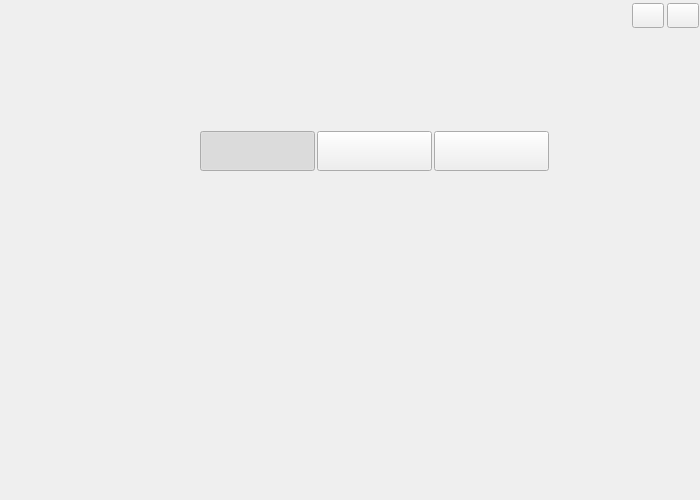
<?xml version="1.0" encoding="UTF-8"?>
<ui version="4.0">
 <class>FormMainCenter</class>
 <widget class="QWidget" name="FormMainCenter">
  <property name="geometry">
   <rect>
    <x>0</x>
    <y>0</y>
    <width>700</width>
    <height>500</height>
   </rect>
  </property>
  <property name="windowTitle">
   <string>Form</string>
  </property>
  <widget class="QWidget" name="horizontalLayoutWidget">
   <property name="geometry">
    <rect>
     <x>630</x>
     <y>0</y>
     <width>71</width>
     <height>31</height>
    </rect>
   </property>
   <layout class="QHBoxLayout" name="horizontalLayout">
    <property name="spacing">
     <number>1</number>
    </property>
    <item>
     <widget class="QPushButton" name="pushButton_min">
      <property name="enabled">
       <bool>true</bool>
      </property>
      <property name="sizePolicy">
       <sizepolicy hsizetype="Fixed" vsizetype="Fixed">
        <horstretch>0</horstretch>
        <verstretch>0</verstretch>
       </sizepolicy>
      </property>
      <property name="minimumSize">
       <size>
        <width>32</width>
        <height>25</height>
       </size>
      </property>
      <property name="maximumSize">
       <size>
        <width>32</width>
        <height>25</height>
       </size>
      </property>
      <property name="iconSize">
       <size>
        <width>32</width>
        <height>25</height>
       </size>
      </property>
     </widget>
    </item>
    <item>
     <widget class="QPushButton" name="pushButton_close">
      <property name="sizePolicy">
       <sizepolicy hsizetype="Fixed" vsizetype="Fixed">
        <horstretch>32</horstretch>
        <verstretch>25</verstretch>
       </sizepolicy>
      </property>
      <property name="minimumSize">
       <size>
        <width>32</width>
        <height>25</height>
       </size>
      </property>
      <property name="maximumSize">
       <size>
        <width>32</width>
        <height>25</height>
       </size>
      </property>
      <property name="iconSize">
       <size>
        <width>32</width>
        <height>25</height>
       </size>
      </property>
     </widget>
    </item>
   </layout>
  </widget>
  <widget class="QWidget" name="horizontalLayoutWidget_2">
   <property name="geometry">
    <rect>
     <x>0</x>
     <y>130</y>
     <width>701</width>
     <height>42</height>
    </rect>
   </property>
   <layout class="QHBoxLayout" name="horizontalLayout_2">
    <property name="spacing">
     <number>2</number>
    </property>
    <property name="leftMargin">
     <number>200</number>
    </property>
    <property name="rightMargin">
     <number>0</number>
    </property>
    <item>
     <widget class="QPushButton" name="pushButton_ModeDefault">
      <property name="sizePolicy">
       <sizepolicy hsizetype="Fixed" vsizetype="Fixed">
        <horstretch>0</horstretch>
        <verstretch>0</verstretch>
       </sizepolicy>
      </property>
      <property name="minimumSize">
       <size>
        <width>115</width>
        <height>40</height>
       </size>
      </property>
      <property name="maximumSize">
       <size>
        <width>115</width>
        <height>40</height>
       </size>
      </property>
      <property name="iconSize">
       <size>
        <width>115</width>
        <height>40</height>
       </size>
      </property>
      <property name="checkable">
       <bool>true</bool>
      </property>
      <property name="checked">
       <bool>true</bool>
      </property>
     </widget>
    </item>
    <item>
     <widget class="QPushButton" name="pushButton_ModeISO">
      <property name="sizePolicy">
       <sizepolicy hsizetype="Fixed" vsizetype="Fixed">
        <horstretch>0</horstretch>
        <verstretch>0</verstretch>
       </sizepolicy>
      </property>
      <property name="minimumSize">
       <size>
        <width>115</width>
        <height>40</height>
       </size>
      </property>
      <property name="maximumSize">
       <size>
        <width>115</width>
        <height>40</height>
       </size>
      </property>
      <property name="iconSize">
       <size>
        <width>115</width>
        <height>40</height>
       </size>
      </property>
      <property name="checkable">
       <bool>true</bool>
      </property>
     </widget>
    </item>
    <item>
     <widget class="QPushButton" name="pushButton_ModeLocal">
      <property name="sizePolicy">
       <sizepolicy hsizetype="Fixed" vsizetype="Fixed">
        <horstretch>0</horstretch>
        <verstretch>0</verstretch>
       </sizepolicy>
      </property>
      <property name="minimumSize">
       <size>
        <width>115</width>
        <height>40</height>
       </size>
      </property>
      <property name="maximumSize">
       <size>
        <width>115</width>
        <height>40</height>
       </size>
      </property>
      <property name="iconSize">
       <size>
        <width>115</width>
        <height>40</height>
       </size>
      </property>
      <property name="checkable">
       <bool>true</bool>
      </property>
     </widget>
    </item>
    <item>
     <spacer name="horizontalSpacer">
      <property name="orientation">
       <enum>Qt::Horizontal</enum>
      </property>
      <property name="sizeHint" stdset="0">
       <size>
        <width>40</width>
        <height>20</height>
       </size>
      </property>
     </spacer>
    </item>
   </layout>
  </widget>
 </widget>
 <resources/>
 <connections/>
</ui>
